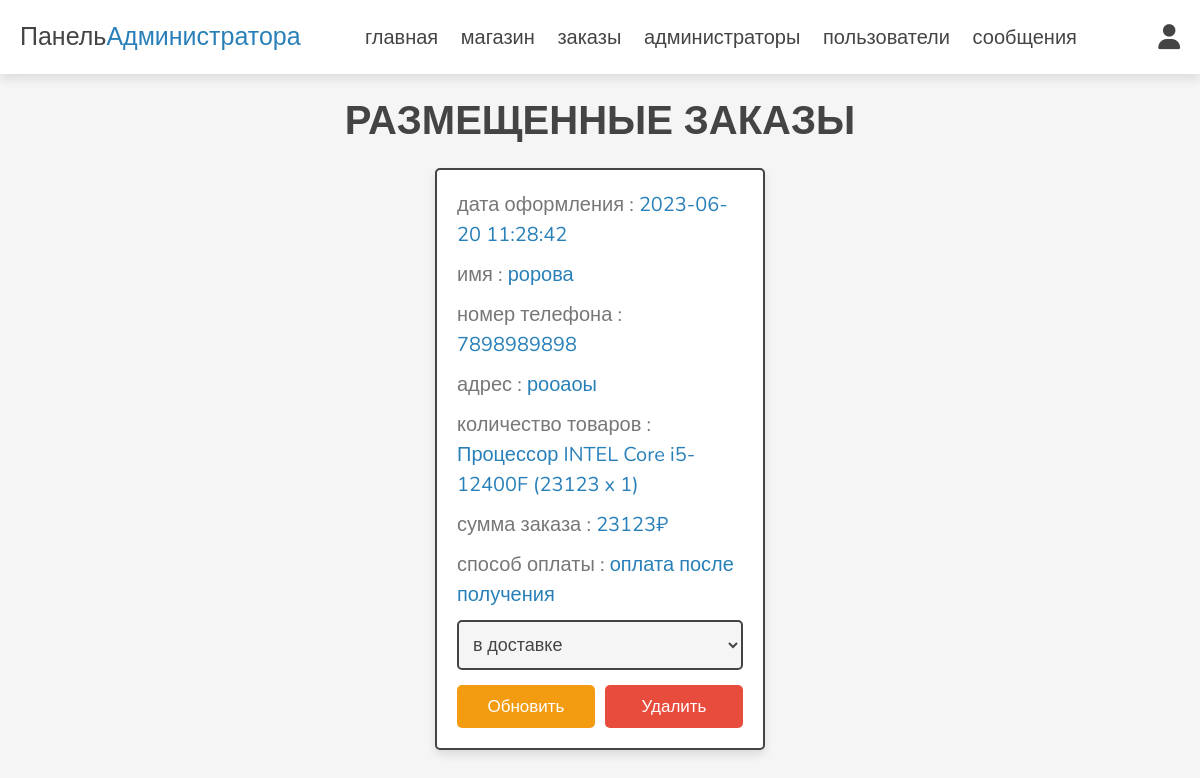
Screenshot of /admins/placed_orders.php (signed in) with the database file from the repository.
### tables this page shows
CREATE TABLE `orders` (
  `id` int(100) NOT NULL,
  `user_id` int(100) NOT NULL,
  `name` varchar(20) NOT NULL,
  `number` varchar(10) NOT NULL,
  `email` varchar(50) NOT NULL,
  `method` varchar(50) NOT NULL,
  `address` varchar(500) NOT NULL,
  `total_products` varchar(1000) NOT NULL,
  `total_price` int(100) NOT NULL,
  `placed_on` datetime NOT NULL DEFAULT CURRENT_TIMESTAMP,
  `payment_status` varchar(20) NOT NULL DEFAULT 'в обработке'
);

### admins/placed_orders.php (the view, shortened to what this page needs)
<?php
include '../components/connect.php';
?>
<!DOCTYPE html>
<html lang="ru">
<head>
   <link rel="stylesheet" href="https://cdnjs.cloudflare.com/ajax/libs/font-awesome/6.1.1/css/all.min.css">
   <link rel="stylesheet" href="../css/admin_style.css">
</head>
<body>
<?php include '../components/admin_header.php'; ?>
<section class="orders">
<h1 class="heading">Размещенные заказы</h1>
<div class="box-container">
   <?php
      $select_orders = $conn->prepare("SELECT * FROM `orders`");
      $select_orders->execute();
      if($select_orders->rowCount() > 0){
         while($fetch_orders = $select_orders->fetch(PDO::FETCH_ASSOC)){
   ?>
   <div class="box">
      <p> дата оформления : <span><?= $fetch_orders['placed_on']; ?></span> </p>
      <p> имя : <span><?= $fetch_orders['name']; ?></span> </p>
      <p> номер телефона : <span><?= $fetch_orders['number']; ?></span> </p>
      <p> адрес : <span><?= $fetch_orders['address']; ?></span> </p>
      <p> количество товаров : <span><?= $fetch_orders['total_products']; ?></span></p>
      <p> сумма заказа : <span><?= $fetch_orders['total_price']; ?>₽</span> </p>
      <p> способ оплаты : <span><?= $fetch_orders['method']; ?></span> </p>
      <form action="" method="post">
         <select name="payment_status" class="select">
            <option selected disabled><?= $fetch_orders['payment_status']; ?></option>
         </select>
        <div class="flex-btn">
         <input type="submit" value="Обновить" class="option-btn" name="update_payment">
         <a href="placed_orders.php?delete=<?= $fetch_orders['id']; ?>" class="delete-btn" onclick="return confirm('Удалить этот заказ?');">Удалить</a>
        </div>
      </form>
   </div>
   <?php
         }
      }else{
         echo '<p class="empty">Нет заказов!</p>';
      }
   ?>
</div>
</section>
</body>
</html>

### css/admin_style.css (style rules this page uses)
:root { --main-color:#2980b9; --orange:#f39c12; --red:#e74c3c; --black:#444; --white:#fff; --light-color:#777; --light-bg:#f5f5f5; --border:.2rem solid var(--black); --box-shadow:0 .5rem 1rem rgba(0,0,0,.1); }
* { font-family: 'Nunito', sans-serif; margin:0; padding:0; box-sizing: border-box; outline: none; border:none; text-decoration: none; }
html { font-size: 62.5%; overflow-x: hidden; }
body { background-color: var(--light-bg); }
section { padding:2rem; max-width: 1200px; margin:0 auto; }
.heading { font-size: 4rem; color:var(--black); margin-bottom: 2rem; text-align: center; text-transform: uppercase; }
.btn, .delete-btn, .option-btn { display: block; width: 100%; margin-top: 1rem; border-radius: .5rem; padding:1rem 3rem; font-size: 1.7rem; color:var(--white); cursor: pointer; text-align: center; }
.option-btn { background-color: var(--orange); }
.delete-btn { background-color: var(--red); }
.flex-btn { display: flex; gap:1rem; }
.orders .box-container { display: grid; grid-template-columns: repeat(auto-fit, 33rem); gap:1.5rem; align-items: flex-start; justify-content: center; }
.orders .box-container .box { padding:2rem; padding-top: 1rem; border-radius: .5rem; border:var(--border); background-color: var(--white); box-shadow: var(--box-shadow); }
.orders .box-container .box p { line-height: 1.5; font-size: 2rem; color:var(--light-color); margin:1rem 0; }
.orders .box-container .box p span { color:var(--main-color); }
.orders .box-container .select { margin-bottom: .5rem; width: 100%; background-color: var(--light-bg); padding:1rem; font-size: 1.8rem; color:var(--black); border-radius: .5rem; border:var(--border); }

### rows the page displays
orders: placed_on "2023-06-20 11:28:42", name "ророва", number "7898989898", address "рооаоы", total_products "Процессор INTEL Core i5-12400F (23123 x 1)", total_price "23123", method "оплата после получения", payment_status "в доставке"
